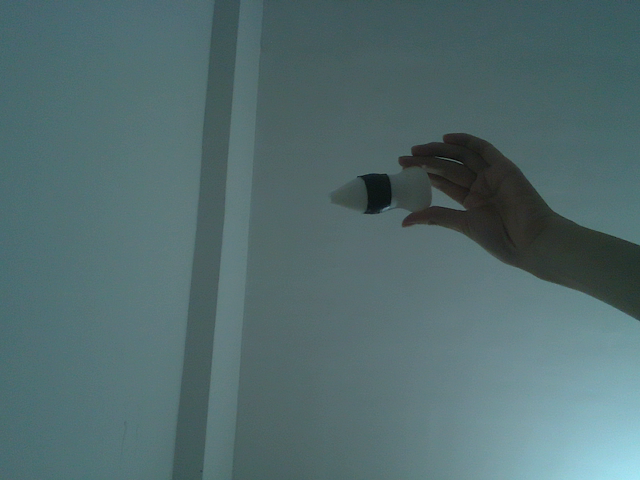
#> input picture 7.png, 640 x 480 px, found by its file name
$ python cut.py
#> lines starting #> are read from the running program, lines starting #| are printed output that depends on the picture; after the words box and inside, x2 and y2 are one past the last pixel; in counts of white or black regions, pixels touching at a corner belong together
import cv2
import numpy as np
from matplotlib import pyplot as plt


img = cv2.imread("7.png",0)
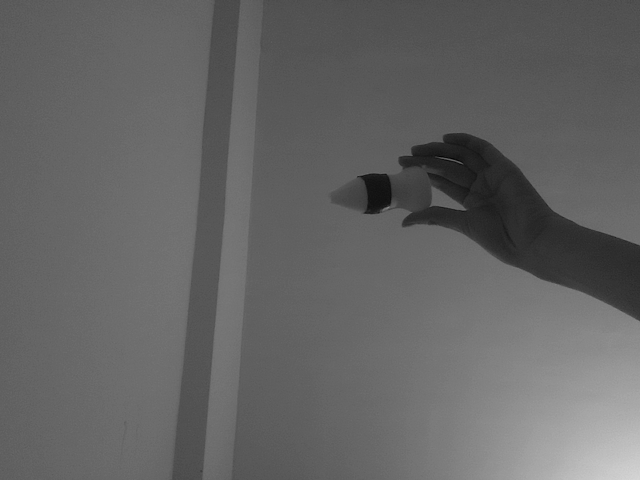
#> img: shape (480, 640); min 3, max 214, mean 100

blur = cv2.GaussianBlur(img, (9, 9), 0)

edges = cv2.Canny(blur,0,40)
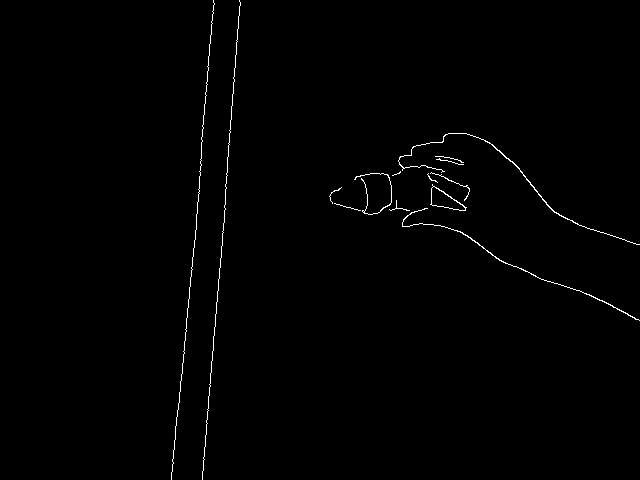
#> edges: shape (480, 640); 0.71% white in thin lines or dots, all inside (x1, y1, x2, y2) = (171, 0, 640, 480)

plt.subplot(121),plt.imshow(img,cmap ="gray")
plt.title("Orignal"),plt.xticks([]),plt.yticks([])

plt.subplot(122),plt.imshow(edges,cmap="gray")
plt.title("Edge Image"),plt.xticks([]),plt.yticks([])


plt.show()
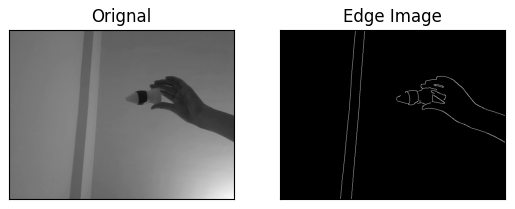
#> figure drawn by matplotlib, 2 panels

$ run again, with 0.png copied over 7.png
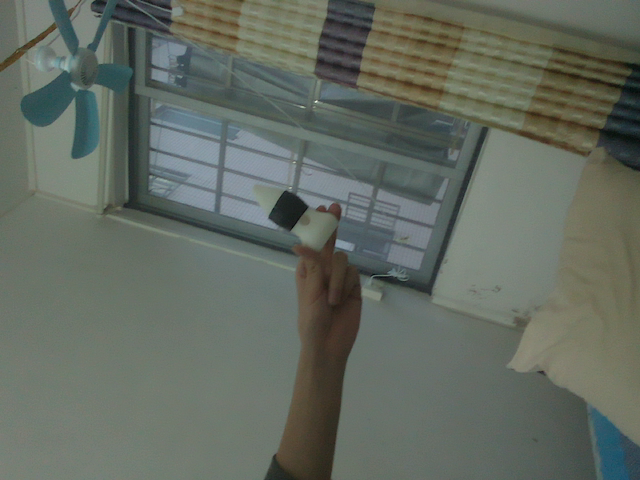
#> input picture 0.png, 640 x 480 px, found by its file name
#> `edges = cv2.Canny(blur,0,40)`:
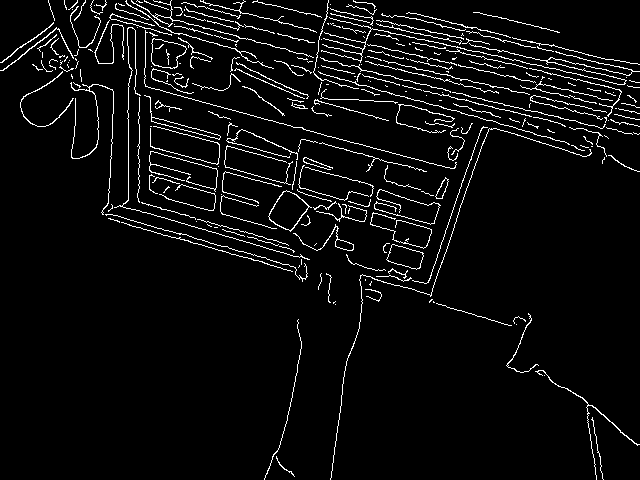
#> edges: shape (480, 640); 5% white in thin lines or dots
#> `plt.show()`:
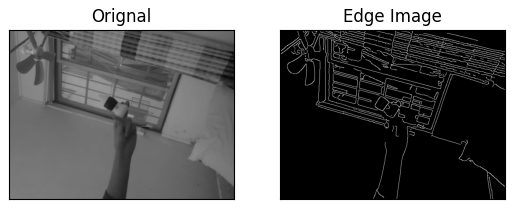
#> figure drawn by matplotlib, 2 panels

$ run again, with 1.png copied over 7.png
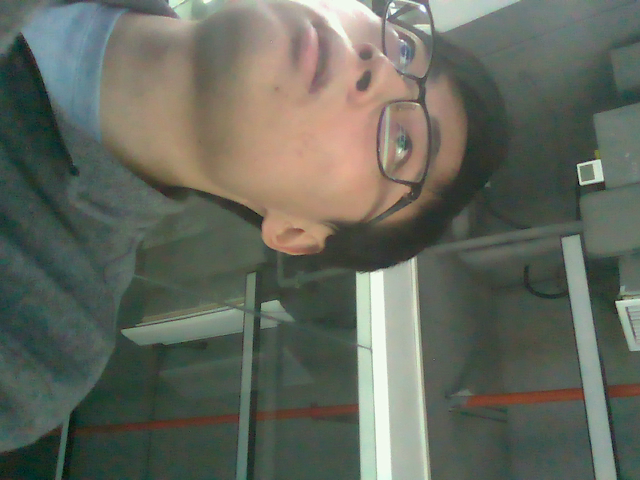
#> input picture 1.png, 640 x 480 px, found by its file name
#> `edges = cv2.Canny(blur,0,40)`:
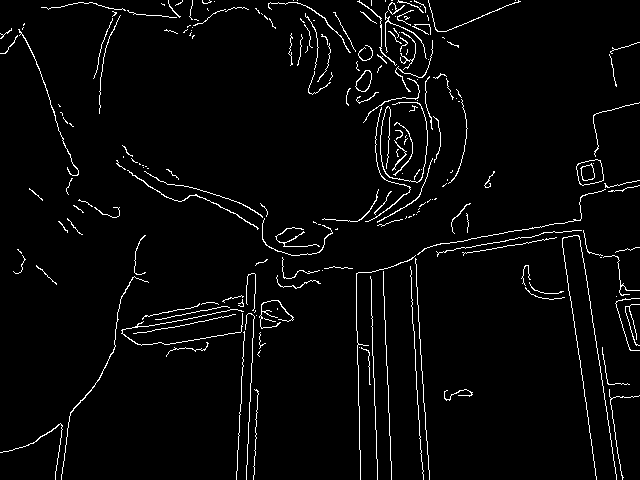
#> edges: shape (480, 640); 3.3% white in thin lines or dots
#> `plt.show()`:
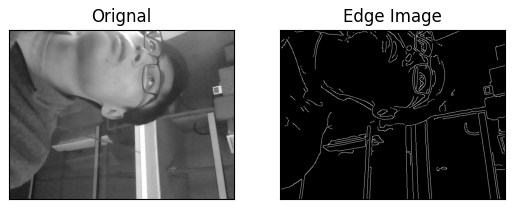
#> figure drawn by matplotlib, 2 panels

$ run again, with 4.png copied over 7.png
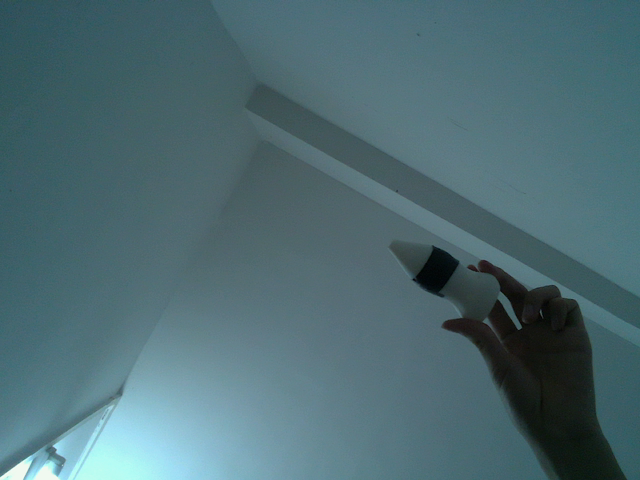
#> input picture 4.png, 640 x 480 px, found by its file name
#> `edges = cv2.Canny(blur,0,40)`:
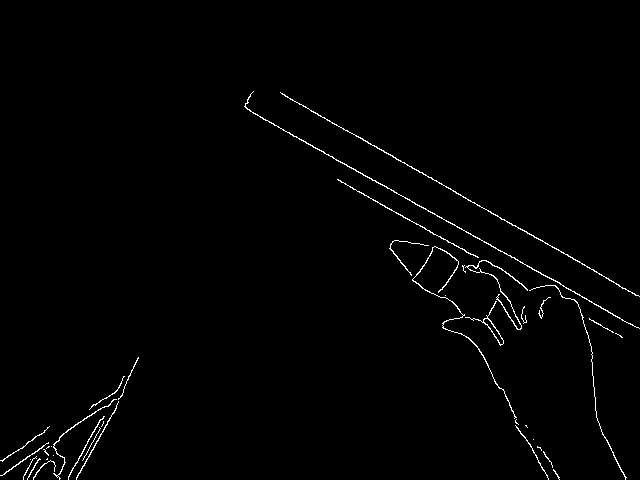
#> edges: shape (480, 640); 1.1% white in thin lines or dots, all inside (x1, y1, x2, y2) = (0, 91, 640, 480)
#> `plt.show()`:
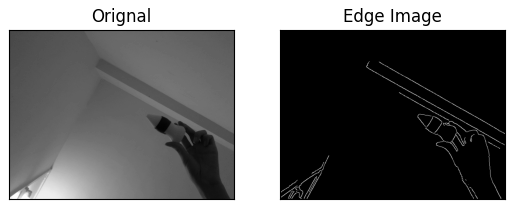
#> figure drawn by matplotlib, 2 panels
